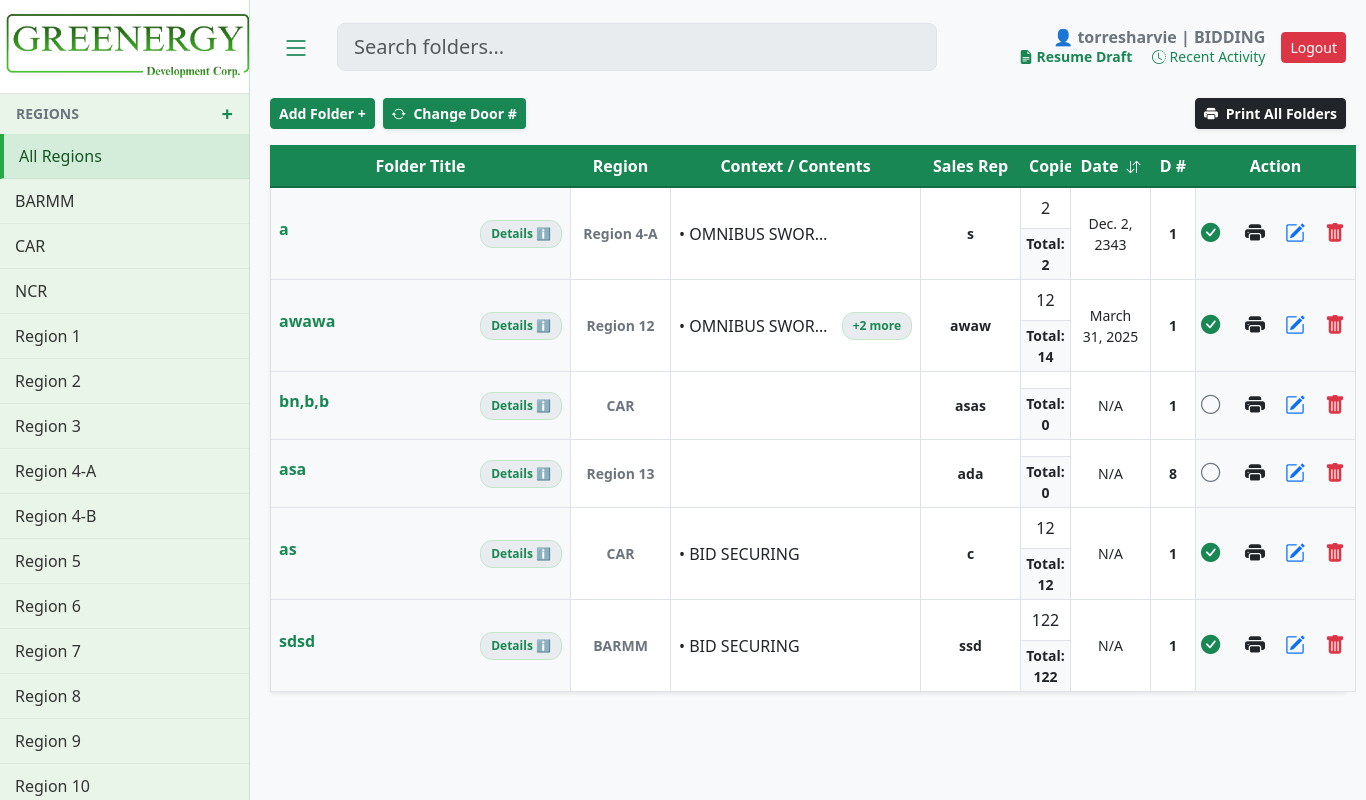
/ (signed in), run on the app's committed database.
### core/models.py (models this page shows, shortened)
class Region(models.Model):
    name = models.CharField(max_length=255, unique=True)

class User(AbstractUser):
    department = models.TextField(blank=True, null=True)

class Envelope(models.Model):
    region = models.ForeignKey(Region, on_delete=models.CASCADE)
    title = models.TextField()
    created_at = models.DateTimeField(auto_now_add=True)
    is_printed = models.BooleanField(default=False)

class Document(models.Model):
    envelope = models.ForeignKey(Envelope, on_delete=models.CASCADE, related_name='documents')
    title = models.TextField(blank=True)
    content_context = models.TextField()
    num_pages = models.IntegerField(default=1)
    date_notarized = models.DateField(null=True, blank=True)
    file_upload = models.FileField(upload_to='docs/', blank=True, null=True)

class EnvelopeMeta(models.Model):
    envelope = models.ForeignKey(Envelope, on_delete=models.CASCADE, related_name='meta_details')
    project_entity = models.TextField(blank=True, null=True)
    procuring_entity = models.TextField(blank=True, null=True)
    sales_name = models.TextField(blank=True, null=True)
    door_number = models.TextField(blank=True, null=True)

### core/views.py (the view, shortened to what this page needs)
# urls.py: path('', views.dashboard, name='dashboard'),
@login_required
def dashboard(request):
    if not Region.objects.exists():
        ph_regions = ["NCR", "CAR", "Region I", "Region II", "Region III", "Region IV-A", "Region IV-B", "Region V", "Region VI", "Region VII", "Region VIII", "Region IX", "Region X", "Region XI", "Region XII", "Region XIII", "BARMM"]
        for r in ph_regions: Region.objects.create(name=r)
    if not DocumentType.objects.exists():
        DocumentType.objects.create(name="SECRETARY'S CERTIFICATE")
        DocumentType.objects.create(name="OMNIBUS SWORN STATEMENT")
    regions = sorted(Region.objects.all(), key=lambda r: [int(t) if t.isdigit() else t.lower() for t in re.split('(\d+)', r.name)])
    doc_types = DocumentType.objects.all().order_by('name')
    selected_region_id = request.GET.get('region')
    envelopes = Envelope.objects.prefetch_related('documents', 'meta_details').annotate(
        latest_doc_date=Max('documents__date_notarized')
    ).order_by(F('latest_doc_date').desc(nulls_last=True), '-id')
    if selected_region_id:
        envelopes = envelopes.filter(region_id=selected_region_id)
    query = request.GET.get('q')
    unique_doors = EnvelopeMeta.objects.values_list('door_number', flat=True).distinct().order_by('door_number')
    for env in envelopes:
        env.total_pages = sum(d.num_pages for d in env.documents.all())
    recent_activity = AuditLog.objects.select_related('user').order_by('-timestamp')[:20]
    return render(request, 'core/dashboard.html', {
        'regions': regions,
        'envelopes': envelopes,
        'doc_types': doc_types,
        'unique_doors': unique_doors, # Passed to template
        'selected_region_id': int(selected_region_id) if selected_region_id else None,
        'user': request.user,
        'recent_activity': recent_activity
    })

### core/templates/core/dashboard.html (shortened to what this page needs)
    {% load static %}
    <!DOCTYPE html>
    <html lang="en">
    <head>
        <link href="https://cdn.jsdelivr.net/npm/bootstrap@5.3.0/dist/css/bootstrap.min.css" rel="stylesheet">
        <link rel="stylesheet" href="https://cdn.jsdelivr.net/npm/bootstrap-icons@1.10.5/font/bootstrap-icons.css">
        <link rel="stylesheet" href="{% static 'core/css/dashboard.css' %}">
    </head>
    <body>
    <div id="wrapper">
        {% include 'core/sidebar.html' %}
        <div id="page-content-wrapper">
            <div class="d-flex justify-content-between align-items-center mb-4">
                <div class="d-flex align-items-center" style="gap: 15px; flex: 1;">
                    <button class="btn btn-outline-success border-0" id="menu-toggle"><i class="bi bi-list fs-3"></i></button>
                    <div class="search-container">
                        <input id="searchInput" class="form-control form-control-lg pe-5" type="text" placeholder="Search folders..." style="background-color: #e9ecef;" autocomplete="off">
                    </div>
                </div>
                <div class="d-flex align-items-center gap-3 ms-3">
                <div class="text-end" style="line-height: 1.2;">
        <span class="fw-bold text-secondary d-block">👤 {{ user.username }} | {{ user.department }}</span>
        <a id="draftIndicator" class="small text-success text-decoration-none fw-bold me-3" style="cursor: pointer;" onclick="openDraftModal()">
            <i class="bi bi-file-earmark-text-fill"></i> Resume Draft
        </a>
        <a href="#" class="small text-success text-decoration-none" data-bs-toggle="modal" data-bs-target="#activityModal">
            <i class="bi bi-clock-history"></i> Recent Activity
        </a>
    </div>
                    <form action="{% url 'logout' %}" method="post">{% csrf_token %}<button type="submit" class="btn btn-danger btn-sm">Logout</button></form>
                </div>
            </div>
            <div class="d-flex justify-content-between align-items-center mb-3">
                <div class="d-flex gap-2 align-items-center">
                    <button class="btn btn-success btn-sm fw-bold" onclick="openEmptyAddModal()">Add Folder +</button>
                    <button class="btn text-white btn-sm fw-bold shadow-sm" style="background-color: #198754;" onclick="openBulkEditModal()">
                        <i class="bi bi-arrow-repeat me-1"></i> Change Door #
                    </button>
                </div>
                <button class="btn btn-dark btn-sm fw-bold shadow-sm" data-bs-toggle="modal" data-bs-target="#printSelectionModal"><i class="bi bi-printer-fill me-1"></i> Print All Folders</button>
            </div>
            <div id="tableContainer" class="shadow-sm" style="background: white; overflow: visible;">
                <table class="table table-bordered custom-table mb-0" id="mainTable">
                    <thead>
                        <tr>
                            <th class="text-center" style="width: 300px;">Folder Title</th>
                            <th class="text-center" style="width: 100px;">Region</th>
                            <th class="text-center" style="width: 250px;">Context / Contents</th>
                            <th class="text-center" style="width: 100px;">Sales Rep</th>
                            <th class="text-center" style="width: 50px;">Copies</th>
                            <th class="text-center sortable" style="width: 80px;" onclick="sortTableByDate()">
                                Date <i id="dateSortIcon" class="bi bi-arrow-down-up small ms-1"></i>
                            </th>
                            <th class="text-center" style="width: 45px;">D #</th>
                            <th class="text-center" style="width: 160px;">Action</th>
                        </tr>
                    </thead>
                    <tbody id="tableBody">
                        {% for env in envelopes %}
                        <tr data-date="{% with env.documents.first as d %}{{ d.date_notarized|date:'Y-m-d'|default:'' }}{% endwith %}"
                            data-index="{{ forloop.counter0 }}">
                            <td class="align-middle bg-light">
                                <div class="d-flex align-items-start justify-content-between w-100 position-relative">
                                    <div class="fw-bold text-success me-2" style="flex: 1; word-break: break-word; white-space: normal; line-height: 1.2;">
                                        {{ env.title }}
                                    </div>
                                    {% if env.meta_details.exists %}
                                        <div class="position-relative more-badge-container flex-shrink-0 ms-1">
                                            <span class="more-badge" onclick="togglePopup('details-popup-{{ env.id }}', event)">Details ℹ️</span>
                                        </div>
                                    {% endif %}
                                </div>
                            </td>
                            <td class="align-middle text-center small fw-bold text-secondary">{{ env.region.name }}</td>
                            <td class="p-2 align-middle">
                                <div class="d-flex justify-content-between align-items-center w-100 position-relative">
                                    <span class="text-dark text-truncate me-2" style="max-width: 65%;">{% if env.documents.first %}• {{ env.documents.first.content_context }}{% endif %}</span>
                                    {% if env.documents.count > 1 %}
                                        <div class="position-relative more-badge-container">
                                            <div class="more-badge" onclick="togglePopup('content-popup-{{ env.id }}', event)">+{{ env.documents.count|add:"-1" }} more</div>
                                        </div>
                                    {% endif %}
                                </div>
                            </td>
                            <td class="align-middle text-center small fw-bold text-dark">{% with env.meta_details.first as m %}{{ m.sales_name|default:"-" }}{% endwith %}</td>
                            <td class="p-0 text-center align-middle">
                                <div class="py-2">{% if env.documents.first %}{{ env.documents.first.num_pages }}{% endif %}</div>
                                <div class="fw-bold bg-light small border-top py-1 w-100">Total: {{ env.total_pages }}</div>
                            </td>
                            <td class="align-middle text-center small">{% with env.documents.first as first_doc %}{{ first_doc.date_notarized|default:"N/A" }}{% endwith %}</td>
                            <td class="align-middle text-center small fw-bold text-dark">{% with env.meta_details.first as m %}{{ m.door_number|default:"-" }}{% endwith %}</td>
                            <td class="align-middle text-center bg-light">
                                <div class="action-cell">
                                    {% if env.is_printed %}
                                        <i class="bi bi-check-circle-fill text-success check-circle" id="check-{{ env.id }}" onclick="togglePrintedStatus({{ env.id }})" title="Mark as Unprinted"></i>
                                    {% else %}
                                        <i class="bi bi-circle text-secondary check-circle" id="check-{{ env.id }}" onclick="togglePrintedStatus({{ env.id }})" title="Mark as Printed"></i>
                                    {% endif %}
                                    <button class="btn-icon text-dark" onclick="prepareSinglePrint({{ env.id }})" title="Print Folder"><i class="bi bi-printer-fill fs-5"></i></button>
                                    <button class="btn-icon text-primary" data-bs-toggle="modal" data-bs-target="#editModal{{ env.id }}" title="Edit Folder"><i class="bi bi-pencil-square fs-5"></i></button>
                                    <button class="btn-icon text-danger" data-bs-toggle="modal" data-bs-target="#deleteModal{{ env.id }}" title="Delete Folder"><i class="bi bi-trash-fill fs-5"></i></button>
                                </div>
                            </td>
                        </tr>
                        {% empty %}<tr><td colspan="8" class="text-center empty-state-cell">No folders found.</td></tr>{% endfor %}
                    </tbody>
                </table>
            </div>
        </div>
    </div>
    </body>
    </html>

### core/templates/core/sidebar.html (shortened to what this page needs)
{% load static %}
<div id="sidebar-wrapper" class="d-flex flex-column">
    <a href="{% url 'dashboard' %}" class="text-decoration-none text-center border-bottom bg-white d-block" style="padding: 0;">
        <img src="{% static 'images/nergy.png' %}" alt="Greenergy" style="width: 100%; height: auto; display: block; margin-bottom: 10px; margin-top: 10px; margin-left: 5px;" >
    </a>
    <div class="d-flex justify-content-between align-items-center px-3 text-secondary" style="margin-top: 5px; margin-bottom: 5px;">
        <span class="small fw-bold">REGIONS</span>
        <a href="#" class="text-success text-decoration-none fw-bold fs-5" data-bs-toggle="modal" data-bs-target="#addRegionModal" title="Add Region">+</a>
    </div>
    <div class="list-group list-group-flush mb-auto">
        <div class="sidebar-item-container {% if not selected_region_id %}active{% endif %}">
            <a href="{% url 'dashboard' %}" class="sidebar-link">All Regions</a>
        </div>
        {% for region in regions %}
        <div class="sidebar-item-container {% if selected_region_id == region.id %}active{% endif %}">
            <a href="?region={{ region.id }}" class="sidebar-link" title="{{ region.name }}">{{ region.name }}</a>
        </div>
        {% endfor %}
    </div>
</div>

### core/static/core/css/dashboard.css (style rules this page uses)
body { background-color: #f8f9fa; font-family: 'Segoe UI', Tahoma, Geneva, Verdana, sans-serif; }
#wrapper { display: flex; width: 100%; align-items: stretch; transition: all 0.3s; }
#sidebar-wrapper { min-width: 250px; max-width: 250px; background-color: #e9f5e9; border-right: 1px solid #c3e6cb; min-height: 100vh; position: fixed; height: 100%; z-index: 1000; overflow-y: auto; }
#page-content-wrapper { width: calc(100% - 250px); margin-left: 250px; padding: 20px; transition: all 0.3s; }
.sidebar-item-container { padding: 10px 15px; color: #333; display: flex; justify-content: space-between; align-items: center; border-bottom: 1px solid rgba(0,0,0,0.05); }
.sidebar-item-container:hover, .sidebar-item-container.active { background-color: #d4edda; border-left: 4px solid #28a745; color: #155724; }
.sidebar-link { text-decoration: none; color: inherit; font-weight: 500; flex-grow: 1; white-space: nowrap; overflow: hidden; text-overflow: ellipsis; }
.custom-table { table-layout: fixed; width: 100%; border-collapse: collapse; }
.custom-table thead { background-color: #198754 !important; border-color: #198754 !important; }
.custom-table thead th { background-color: #198754 !important; color: #ffffff !important; border-bottom: 2px solid #146c43 !important; vertical-align: middle; }
.custom-table td { vertical-align: middle; }
th.sortable { cursor: pointer !important; user-select: none; position: relative; transition: background-color 0.2s; }
.action-cell { display: flex; align-items: center; justify-content: center; gap: 10px; }
.check-circle { cursor: pointer; transition: transform 0.2s; font-size: 1.2rem; }
.more-badge { background-color: #e9ecef; color: #198754; font-size: 0.75rem; padding: 4px 10px; border-radius: 12px; cursor: pointer; font-weight: bold; border: 1px solid #c3e6cb; white-space: nowrap; display: inline-block; transition: 0.2s; }
.btn-icon { border: none; background: transparent; padding: 5px; transition: transform 0.2s; }
.search-container { position: relative; width: 100%; max-width: 600px; }

### data on the page
Region: name "BARMM"
Region: name "CAR"
Region: name "NCR"
Region: name "Region 1"
Region: name "Region 2"
Region: name "Region 3"
Region: name "Region 4-A"
Region: name "Region 4-B"
Region: name "Region 5"
Region: name "Region 6"
Region: name "Region 7"
Region: name "Region 8"
Region: name "Region 9"
Region: name "Region 10"
User: username "torresharvie", department "BIDDING"
Envelope: title "a", region.name "Region 4-A", documents.first.content_context "OMNIBUS SWOR…", meta_details.first.sales_name "s", documents.first.num_pages "2", total_pages "2", documents.first.date_notarized "Dec. 2, 2343", meta_details.first.door_number "1"
Envelope: title "awawa", region.name "Region 12", documents.first.content_context "OMNIBUS SWOR…", documents.count|add "2", meta_details.first.sales_name "awaw", documents.first.num_pages "12", total_pages "14", documents.first.date_notarized "March 31, 2025", meta_details.first.door_number "1"
Envelope: title "bn,b,b", region.name "CAR", meta_details.first.sales_name "asas", total_pages "0", documents.first.date_notarized "N/A", meta_details.first.door_number "1"
Envelope: title "asa", region.name "Region 13", meta_details.first.sales_name "ada", total_pages "0", documents.first.date_notarized "N/A", meta_details.first.door_number "8"
Envelope: title "as", region.name "CAR", documents.first.content_context "BID SECURING", meta_details.first.sales_name "c", documents.first.num_pages "12", total_pages "12", documents.first.date_notarized "N/A", meta_details.first.door_number "1"
Envelope: title "sdsd", region.name "BARMM", documents.first.content_context "BID SECURING", meta_details.first.sales_name "ssd", documents.first.num_pages "122", total_pages "122", documents.first.date_notarized "N/A", meta_details.first.door_number "1"
